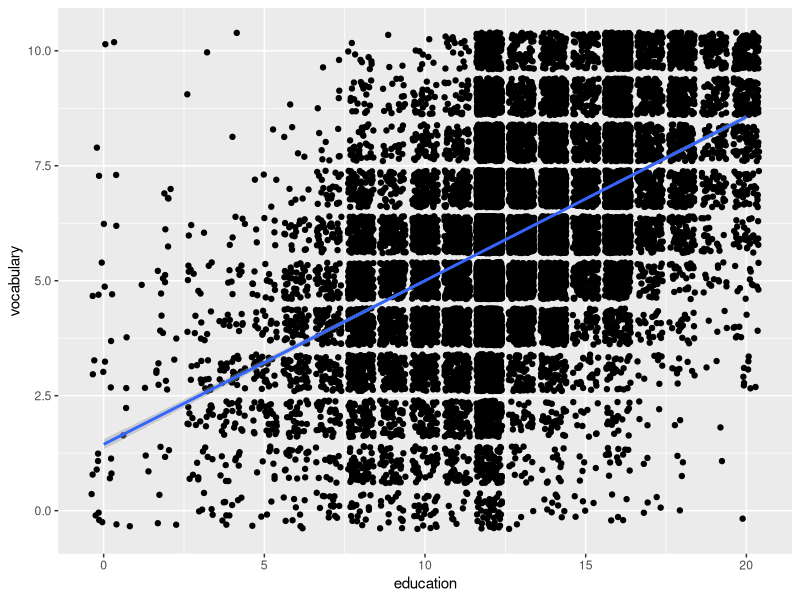
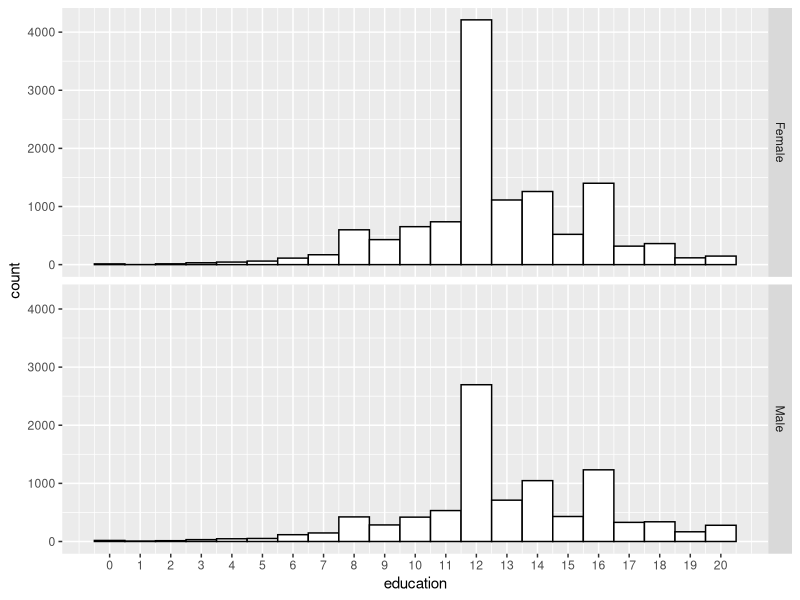
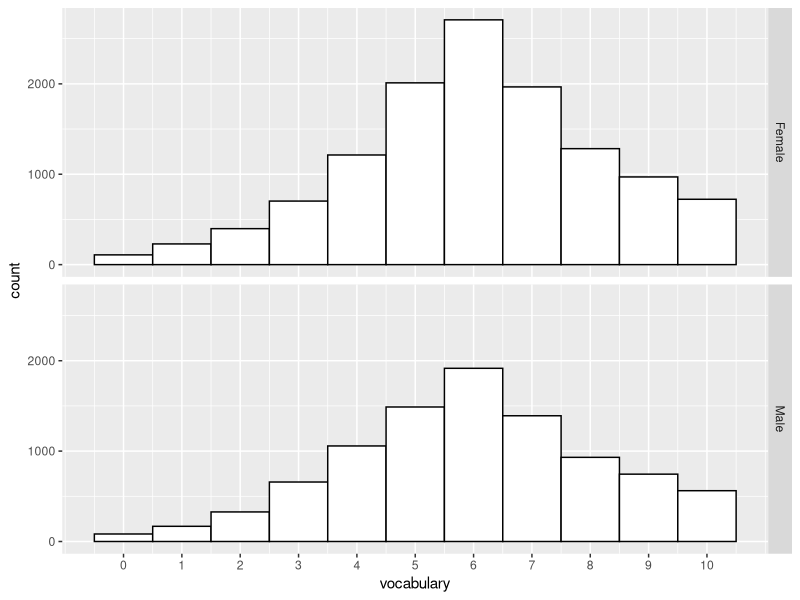
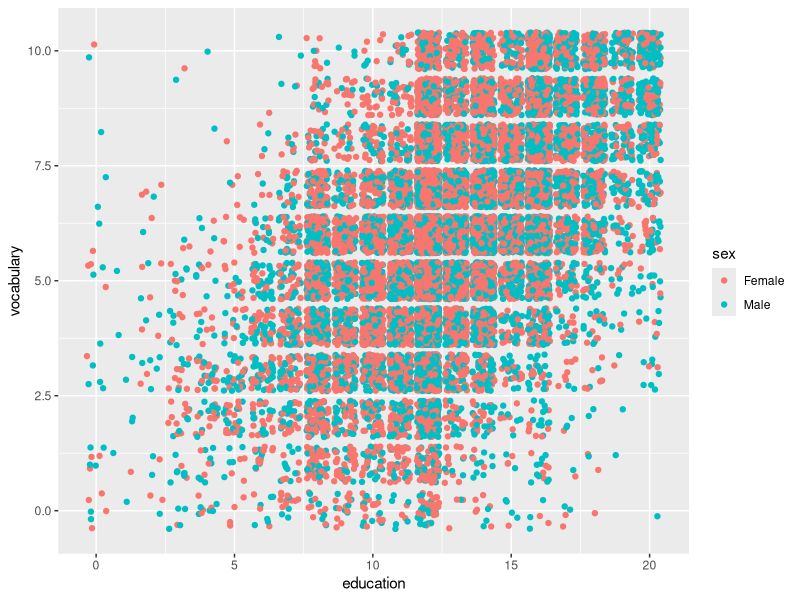
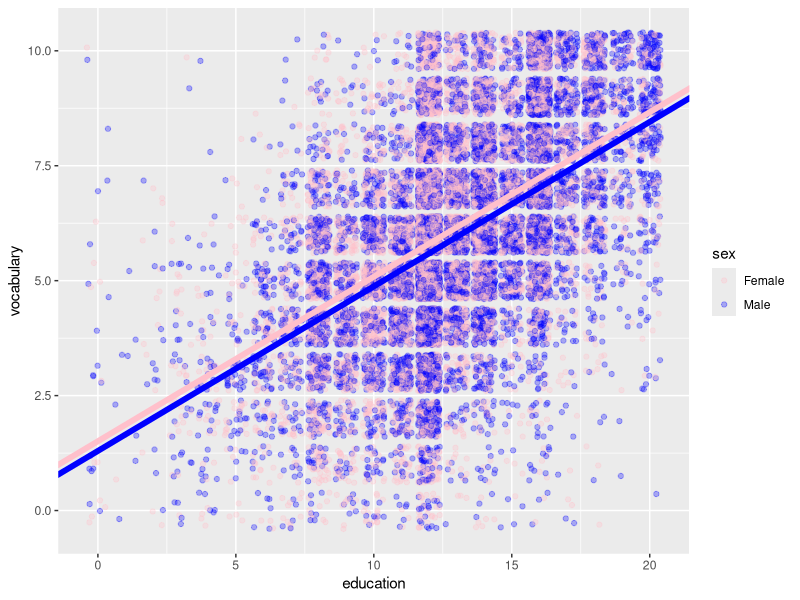
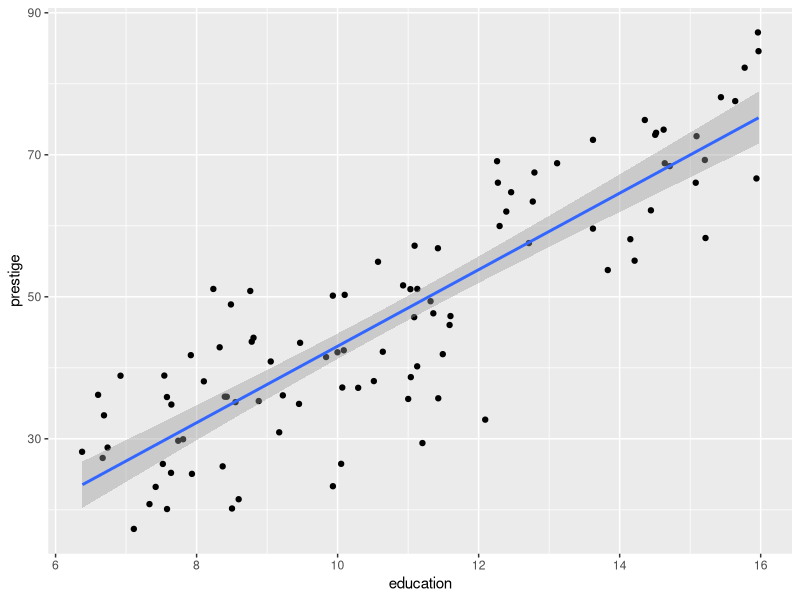
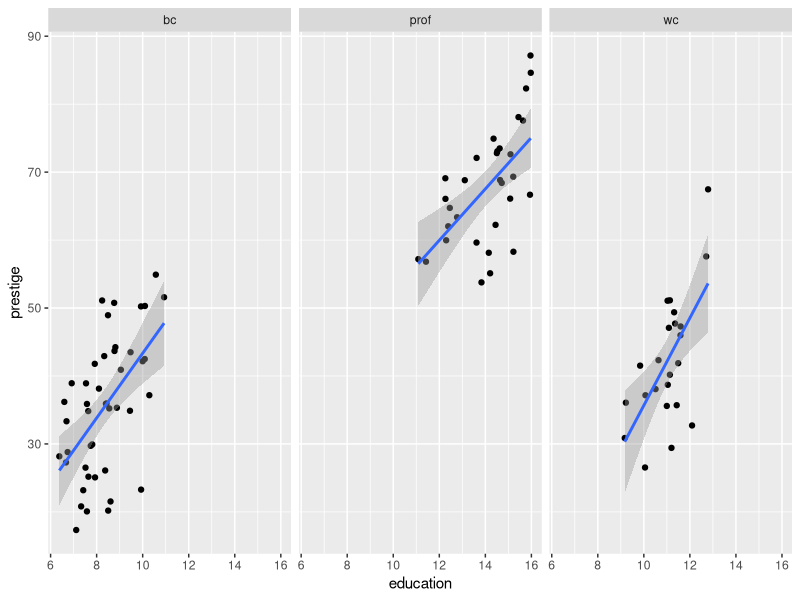
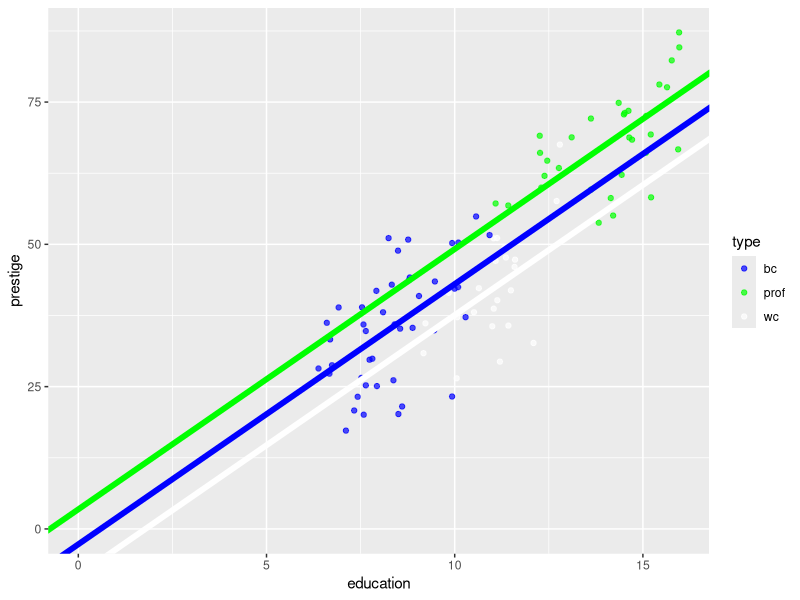

Source code (R) for these figures, in order:
## ---- chunk 1
library(dplyr)
library(ggplot2)
library(broom)
## ---- chunk 2
data <- read.table("data/Vocabulary.txt", header=TRUE)
data <- tbl_df(data)
p <- ggplot(data, aes(x=education, y=vocabulary))
p + geom_jitter() + stat_smooth(method = "lm")
## ---- chunk 3
p <- ggplot(data, aes(x=education))
p + geom_histogram(binwidth=1, colour="black", fill="white", origin = -0.5) +
  scale_x_continuous(breaks=0:20) +
  facet_grid(sex ~ .) 
## ---- chunk 4
p <- ggplot(data, aes(x=vocabulary))
p + geom_histogram(binwidth=1, colour="black", fill="white", origin = -0.5) +
  scale_x_continuous(breaks=0:10) +
  facet_grid(sex ~ .) 
## ---- chunk 5
p <- ggplot(data, aes(x=education, y=vocabulary, colour=sex))
p + geom_jitter() 
## ---- chunk 6
fit <- lm(vocabulary ~ education + sex, data = data)
tidy(fit)
## ---- chunk 7
data <- mutate(data, female = as.numeric(sex=="Female"))
data
## ---- chunk 8
fit <- lm(vocabulary ~ education + female, data = data)
fit.df <- tidy(fit)
print(fit.df)
## ---- chunk 9
inter.male <- as.numeric(filter(fit.df, term=="(Intercept)") %>%
                         select(estimate))
inter.female <- inter.male + as.numeric(filter(fit.df, term=="female") %>%
                                        select(estimate))
slope <- as.numeric(filter(fit.df, term=="education") %>%
                      select(estimate))
## ---- chunk 10
line.size <- 2
p <- ggplot(data, aes(x=education, y=vocabulary, colour=sex))
p + geom_jitter(alpha=0.3) + 
  scale_color_manual(values = c("pink", "blue")) +
  geom_abline(intercept = inter.male, slope = slope, colour="blue", size=line.size) +
  geom_abline(intercept = inter.female, slope = slope, colour="pink", size=line.size)
## ---- chunk 11
data <- read.table("data/Prestige.txt", header=TRUE)
head(data)
data <- tbl_df(data)
data
## ---- chunk 12
data <- read.table("data/Prestige.txt", header=TRUE)
data$occupation <- rownames(data)
rownames(data) <- NULL
data <- tbl_df(data)
data <- filter(data, !is.na(type))
data
## ---- chunk 13
p <- ggplot(data, aes(x=education, y=prestige))
p + geom_jitter() + stat_smooth(method = "lm")
## ---- chunk 14
p <- ggplot(data, aes(x=education, y=prestige))
p + geom_jitter() +
  facet_grid(. ~ type) + 
  stat_smooth(method = "lm")  
## ---- chunk 15
fit <- lm(prestige ~ education + type, data = data)
fit.df <- tidy(fit)
print(fit.df)
## ---- chunk 16
inter.bc <- as.numeric(filter(fit.df, term=="(Intercept)") %>%
                         select(estimate))
inter.prof <- inter.bc + as.numeric(filter(fit.df, term=="typeprof") %>%
                                        select(estimate))
inter.wc <- inter.bc + as.numeric(filter(fit.df, term=="typewc") %>%
                                        select(estimate))
slope <- as.numeric(filter(fit.df, term=="education") %>%
                      select(estimate))
## ---- chunk 17
line.size <- 2
p <- ggplot(data, aes(x=education, y=prestige, colour=type))
p + geom_jitter(alpha=0.7) + 
  scale_color_manual(values = c("blue", "green", "white")) +
  geom_abline(intercept = inter.bc, slope = slope, colour="blue", size=line.size) +
  geom_abline(intercept = inter.prof, slope = slope, colour="green", size=line.size) +
  geom_abline(intercept = inter.wc, slope = slope, colour="white", size=line.size) +
  expand_limits(x = 0, y = 0)
## ---- chunk 18
data <- read.table("data/Vocabulary.txt", header=TRUE)
data <- tbl_df(data)
p <- ggplot(data, aes(x=education, y=vocabulary, colour=sex))
p + geom_jitter() +
  scale_color_manual(values = c("pink", "blue"))
## ---- chunk 19
data <- mutate(data, female = as.numeric(sex=="Female"))
fit <- lm(vocabulary ~ education + female + education:female, data = data)
fit.df <- tidy(fit)
print(fit.df)
## ---- chunk 20
inter.male <- as.numeric(filter(fit.df, term=="(Intercept)") %>%
                         select(estimate))
inter.female <- inter.male + as.numeric(filter(fit.df, term=="female") %>%
                                        select(estimate))
slope.male <- as.numeric(filter(fit.df, term=="education") %>%
                         select(estimate))
slope.female <- slope.male + as.numeric(filter(fit.df, term=="education:female") %>%
                                        select(estimate))
## ---- chunk 21
line.size <- 2
p <- ggplot(data, aes(x=education, y=vocabulary, colour=sex))
p + geom_jitter(alpha=0.7) + 
  scale_color_manual(values = c("pink", "blue")) +
  geom_abline(intercept = inter.male, slope = slope.male, colour="blue", size=line.size) +
  geom_abline(intercept = inter.female, slope = slope.female, colour="pink", size=line.size) +
  expand_limits(x = 0, y = 0)
## ---- chunk 22
data <- read.table("data/Prestige.txt", header=TRUE)
data$occupation <- rownames(data)
rownames(data) <- NULL
data <- tbl_df(data)
data <- filter(data, !is.na(type))
data
## ---- chunk 23
data <- mutate(data, prof = as.numeric(type=="prof"))
data <- mutate(data, white.collar = as.numeric(type=="wc"))
fit <- lm(prestige ~ education + prof + white.collar + education:type, data = data)
fit.df <- tidy(fit)
print(fit.df)
## ---- chunk 24
inter.bc <- as.numeric(filter(fit.df, term=="(Intercept)") %>%
                         select(estimate))
inter.wc <- inter.bc + as.numeric(filter(fit.df, term=="white.collar") %>%
                                  select(estimate))
inter.prof <- inter.bc + as.numeric(filter(fit.df, term=="prof") %>%
                                  select(estimate))
slope.bc <- as.numeric(filter(fit.df, term=="education") %>%
                         select(estimate))
slope.wc <- slope.bc + as.numeric(filter(fit.df, term=="education:typewc") %>%
                                        select(estimate))
slope.prof <- slope.bc + as.numeric(filter(fit.df, term=="education:typeprof") %>%
                                        select(estimate))
## ---- chunk 25
line.size <- 2
p <- ggplot(data, aes(x=education, y=prestige, colour=type))
p + geom_jitter(alpha=0.7) + 
  scale_color_manual(values = c("blue", "green", "white")) +
  geom_abline(intercept = inter.bc, slope = slope.bc, colour="blue", size=line.size) +
  geom_abline(intercept = inter.prof, slope = slope.prof, colour="green", size=line.size) +
  geom_abline(intercept = inter.wc, slope = slope.wc, colour="white", size=line.size) +
  expand_limits(x = 0, y = 0)
## ---- chunk 26
sessionInfo()
